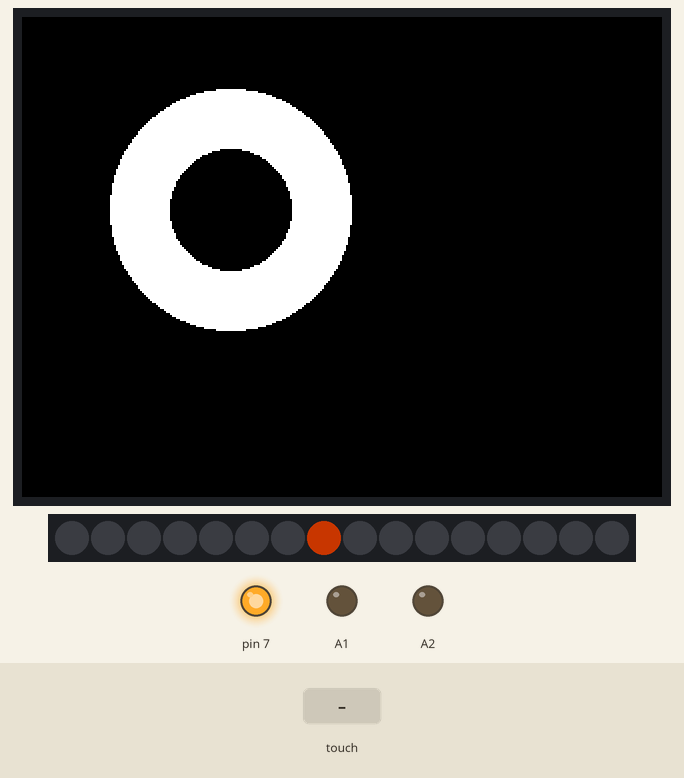
Recording of a program running on a simulated Arduino Uno, built with avr-gcc and run on an emulated ATmega328P. On the bench: 320×240 colour display, 16 RGB LEDs in strip order, left to right, output pins drawn as LEDs (lit = HIGH). The inputs (shaded band) are chosen by the test bench. Dim RGB values are drawn brighter than linear; random numbers use the default seed unless the program sets one; pins used as bus, display or sensor lines are not drawn.

Above: at 1.4 s.
1.5 s: touch panel pressed at 13 % / 10 % of its raw x / y range
At 1.68 s:
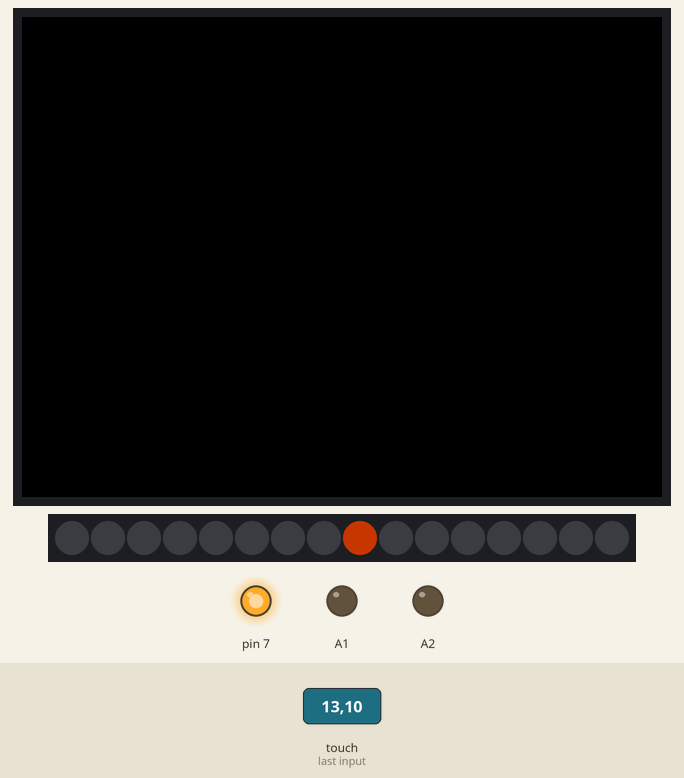
At 2.09 s:
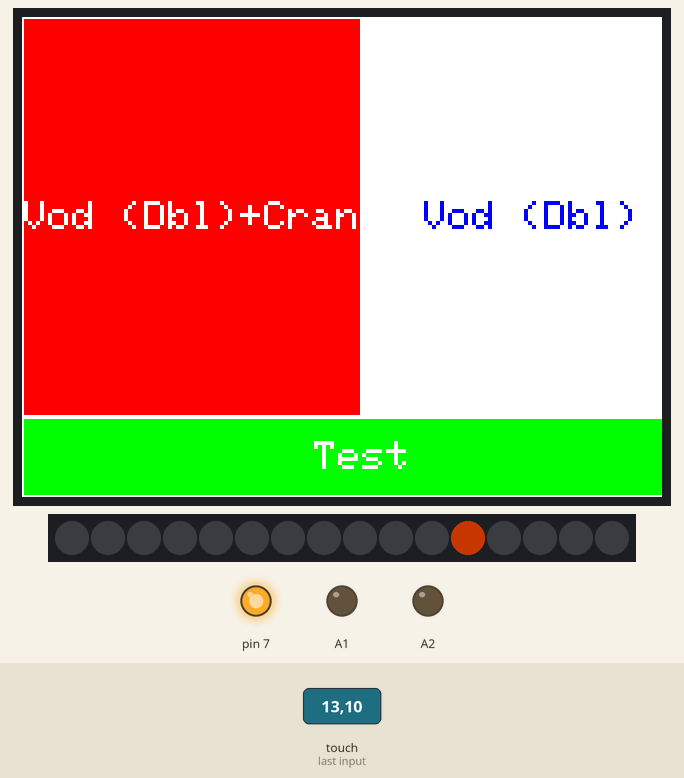
3.5 s: touch panel pressed at 62 % / 10 % of its raw x / y range
At 5.42 s:
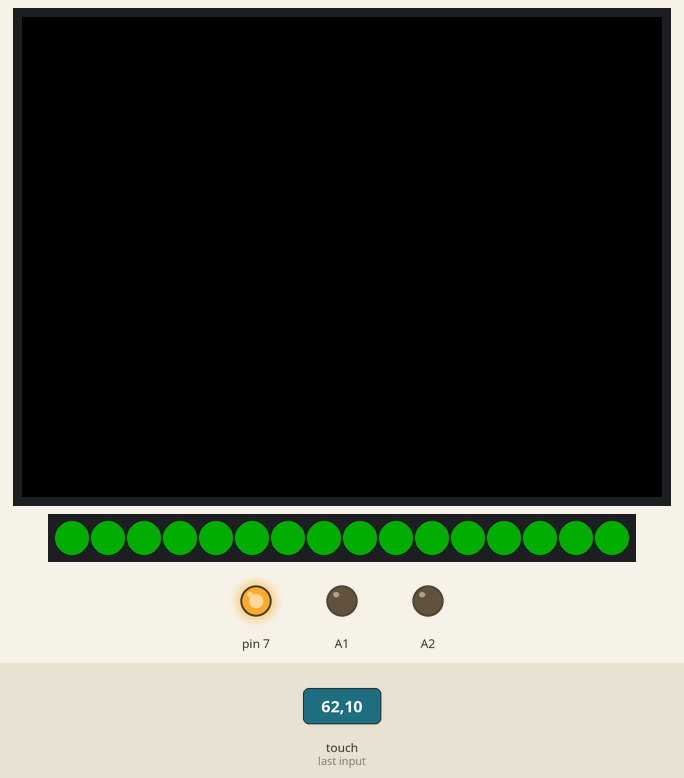
Timing chart, 0 to 6.9 s (numbered marks = the images above; inputs shaded):
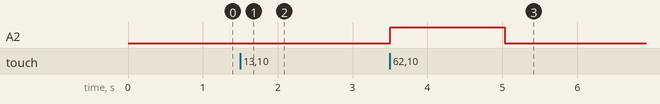

The program:

main.cpp
```cpp
#include <Arduino.h>
#include "screen/ScreenController.h"
#include "leds/LEDController.h"
#include "pump/PumpController.h"
#include "servo/ServoController.h"

// For the Adafruit shield, these are the default.
#define TFT_DC 9
#define TFT_CS 10
#define TFT_RST 8
#define TOUCH_CS 7


PumpController pump1(A1);
PumpController pump2(A2);
// PumpController pump3(A5);

ServoController servoController(3);

LEDController ledController;
ScreenController screen(TFT_CS, TFT_DC, TFT_RST, TOUCH_CS, &ledController, &pump1, &pump2, &servoController);

void setup() {
  // Serial.begin(9600);
  // Serial.println("Dispenser Starting...");

  ledController.begin();
  screen.begin();
}


void loop() {
  screen.update();
  ledController.update();
  pump1.update();
  pump2.update();
  // pump3.update();
  servoController.update();
}
```

LEDController.cpp
```cpp
#include <Arduino.h>
#include <FastLED.h>
#include "leds/LEDController.h"

#define DATA_PIN A0
#define numLEDs 16

LEDController::LEDController()
{
    leds = new CRGB[numLEDs];
}

void LEDController::begin()
{
    FastLED.addLeds<NEOPIXEL, DATA_PIN>(leds, numLEDs);
    FastLED.setBrightness(100); // Set initial brightness to 50%
    // Default to IDLE mode
    mode = IDLE_LEDS;

    lastUpdate = millis();
    idleIndex = 0;
    rainbowHue = 0;
    finishedOn = false;
}

void LEDController::setColor(int index, CRGB color)
{
    if (index >= 0 && index < numLEDs)
    {
        leds[index] = color;
    }
}

void LEDController::show()
{
    FastLED.show();
}

void LEDController::update()
{
    uint32_t now = millis();

    if (nextUpdateTime !=0 && now > nextUpdateTime) {
        mode = nextUpdateMode;
        nextUpdateTime = 0;
    }

    switch (mode) {
        case IDLE_LEDS:
            // Slow blue color wipe
            if (now - lastUpdate > 100) {
                for (int i = 0; i < numLEDs; ++i) leds[i] = CRGB::Black;
                leds[idleIndex] = CRGB::OrangeRed;
                idleIndex = (idleIndex + 1) % numLEDs;
                show();
                lastUpdate = now;
            }
            break;
        case DISPENSING_LEDS:
            // Theater chase white
            if (now - lastUpdate > 30) {
                for (int i = 0; i < numLEDs; ++i) {
                    if ((i + (now / 100)) % 3 == 0) {
                        leds[i] = CRGB::White;
                    } else {
                        leds[i] = CRGB::Black;
                    }
                }
                show();
                lastUpdate = now;
            }
            break;
        case FINISHED_LEDS:
            // All LEDs flash green
            if (now - lastUpdate > 250) {
                finishedOn = !finishedOn;
                for (int i = 0; i < numLEDs; ++i) {
                    leds[i] = finishedOn ? CRGB::Green : CRGB::Black;
                }
                show();
                lastUpdate = now;
            }
            break;
    }
}
```

LEDController.h
```cpp
#ifndef LEDCONTROLLER_H
#define LEDCONTROLLER_H

#include <Arduino.h>
#include <FastLED.h>

enum LEDMode
{
    IDLE_LEDS,
    DISPENSING_LEDS,
    FINISHED_LEDS
};
class LEDController
{
public:
    LEDController();

    void begin();
    void setColor(int index, CRGB color);
    void show();
    void update();
    LEDMode mode; // Add mode member to track current state

    uint32_t nextUpdateTime = 0;
    LEDMode nextUpdateMode;
private:
    CRGB *leds;
    uint32_t lastUpdate;
    int idleIndex;
    uint8_t rainbowHue;
    bool finishedOn;

};

#endif // LEDCONTROLLER_H
```

PumpController.h
```cpp
#ifndef PUMP_CONTROLLER_H
#define PUMP_CONTROLLER_H

#include <Arduino.h>

class PumpController
{
private:
    float flowRate = 30; // in ms per ml
    uint16_t pumpPin;
    public:
    uint32_t timeToStopMillis = 0;
    uint32_t timeToStartMillis = 0;

    PumpController(uint16_t pumpPin) {
        this->pumpPin = pumpPin;
        pinMode(pumpPin, OUTPUT);
        digitalWrite(pumpPin, LOW); // Ensure pump is off initially
    }

    void startPump() {
        digitalWrite(pumpPin, HIGH); // Activate pump
    }

    void stopPump() {
        digitalWrite(pumpPin, LOW); // Deactivate pump
    }

    uint32_t dispenseVolume(float volumeMiliLiters, uint32_t delayBeforeStartMillis = 0) {
        float timeToRunMillis = 30.0 * volumeMiliLiters; // Calculate time to run based on flow rate
        timeToStartMillis = millis() + delayBeforeStartMillis;
        timeToStopMillis = timeToStartMillis + timeToRunMillis;
        if (delayBeforeStartMillis == 0) startPump();

        return timeToRunMillis;
    }

    void update() {
        if (timeToStartMillis != 0 && millis() >= timeToStartMillis) {
            startPump();
            timeToStartMillis = 0; // Reset
        }
        if (timeToStopMillis != 0 && millis() >= timeToStopMillis) {
            stopPump();
            timeToStopMillis = 0; // Reset
        }
    }
};
#endif // PUMP_CONTROLLER_H
```

ScreenController.h
```cpp
#ifndef SCREENCONTROLLER_H
#define SCREENCONTROLLER_H

#include "SPI.h"
#include "Adafruit_GFX.h"
#include "Adafruit_ILI9341.h"
#include <XPT2046_Touchscreen.h>
#include "leds/LEDController.h"
#include "pump/PumpController.h"
#include "servo/ServoController.h"

enum ScreenState
{
    IDLE,
    ACTIVE,
    DISPENSING,
    FINISHED
};
enum MenuType
{
    REGULAR,
    TEST
};

struct Button
{
    int16_t x, y, w, h;
    const char *label;
    uint16_t color, bg;
};

struct TouchPoint
{
    int16_t x;
    int16_t y;
};

class ScreenController
{
public:
    ScreenController(int8_t screenCSPin, int8_t dcPin, int8_t rstPin, int8_t touchCSPin, LEDController *ledCtrl, PumpController *pump1, PumpController *pump2, ServoController *servoCtrl);
    void begin();
    void update();

private:
    Adafruit_ILI9341 tft;
    XPT2046_Touchscreen ts;
    LEDController *ledController;
    PumpController *pump1;
    PumpController *pump2;
    PumpController *pump3;
    ServoController *servoController;

    // Animation state variables
    uint32_t nextUpdateTime;
    int16_t eye_x = 80;
    int16_t eye_y = 80;
    int8_t eye_dx = 3;
    int8_t eye_dy = 2;
    bool isBlinking = false;
    uint32_t blinkStartTime = 0;
    uint32_t nextBlinkTime = 0;
    int16_t prev_eye_x = 80;
    int16_t prev_eye_y = 80;

    // Screen state variables
    MenuType currentMenu = REGULAR;
    ScreenState screenState = IDLE; // Start in IDLE mode
    ScreenState lastScreenState = IDLE;
    uint32_t nextScreenStateTime = 0;
    ScreenState nextScreenStateValue = IDLE;

    // --- Menu Management Members ---
    static const int REGULAR_BUTTON_COUNT = 3; // Define array size
    static const int TEST_BUTTON_COUNT = 5;    // Define array size

    // The predefined button arrays
    Button regularMenuButtons[REGULAR_BUTTON_COUNT];
    Button testMenuButtons[TEST_BUTTON_COUNT];

    // Pointers to the currently active menu array and its size - IDK what this does yet
    Button *activeMenuButtons;
    int numActiveMenuButtons;

    TouchPoint lastTouch = {-1, -1};
    uint32_t lastTouchTime = 0;
    uint32_t lastGoodTouchTime = 0;

    // Private methods
    void drawText(int16_t x, int16_t y, const char *text, uint16_t color, uint8_t size);
    void showMenu();
    void showRegularMenu();
    void showTestMenu();
    void drawCircle(int16_t x0, int16_t y0, int16_t r, uint16_t color);
    void drawEye(int16_t x, int16_t y, bool blink, uint16_t bg);
    void drawButton(int16_t x, int16_t y, int16_t w, int16_t h, const char *label, uint16_t color, uint16_t bg, bool hasBorder);
    void handleButtonPress(int idx);
    int16_t mapTouchX(int16_t rawX);
    int16_t mapTouchY(int16_t rawY);

    bool isPhantomTouch(int16_t tx, int16_t ty, uint16_t pressure);
};

#endif // SCREENCONTROLLER_H
```

ServoController.cpp
```cpp
#include <Arduino.h>
#include <Servo.h>
#include "servo/ServoController.h"

ServoController::ServoController(int controlPin)
{
    this->controlPin = controlPin;
}

void ServoController::setAngle(int angle)
{
    // if (!servo.attached()) servo.attach(this->controlPin);

    // servo.write(angle);
    // relaxTime = millis() + 1000;
}

void ServoController::update()
{
    // if (relaxTime != 0 && millis() >= relaxTime) {
    //     relax();
    //     relaxTime = 0;
    // }
}
```

ServoController.h
```cpp
#ifndef SERVO_CONTROLLER_H
#define SERVO_CONTROLLER_H
#include <Arduino.h>
#include <Servo.h>

class ServoController {
public:
    ServoController(int controlPin);
    void open() {
        setAngle(90); // Default to middle position
    }
    void close() {
        setAngle(0); // Default to closed position
    }
    void update();
    private:
    void relax() {
        servo.detach();
    }
    void setAngle(int angle);
    Servo servo;
    int controlPin;
    uint32_t relaxTime = 0;
};
#endif // SERVO_CONTROLLER_H
```

Source omitted: ScreenController.cpp (16105 bytes)

Measured:
- after the input at 3.5 s, A2: LOW → HIGH at once, → LOW 1.5 s later
